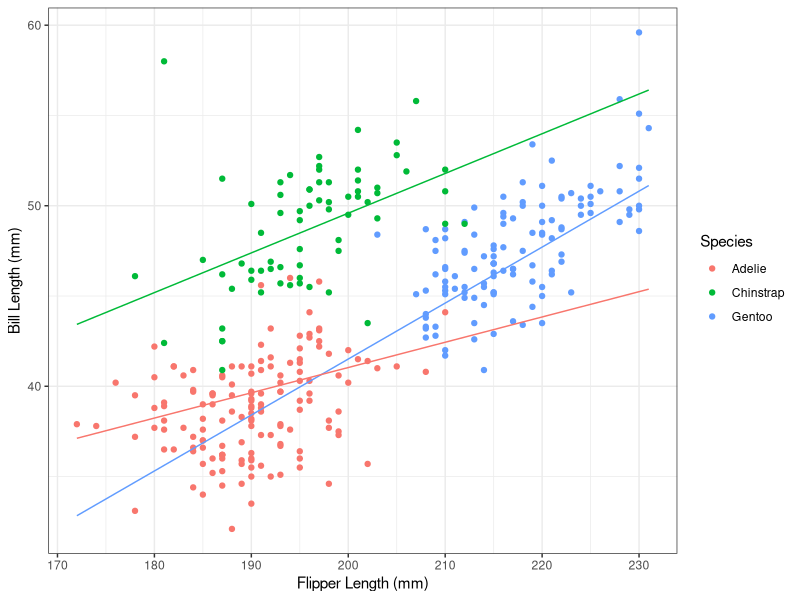
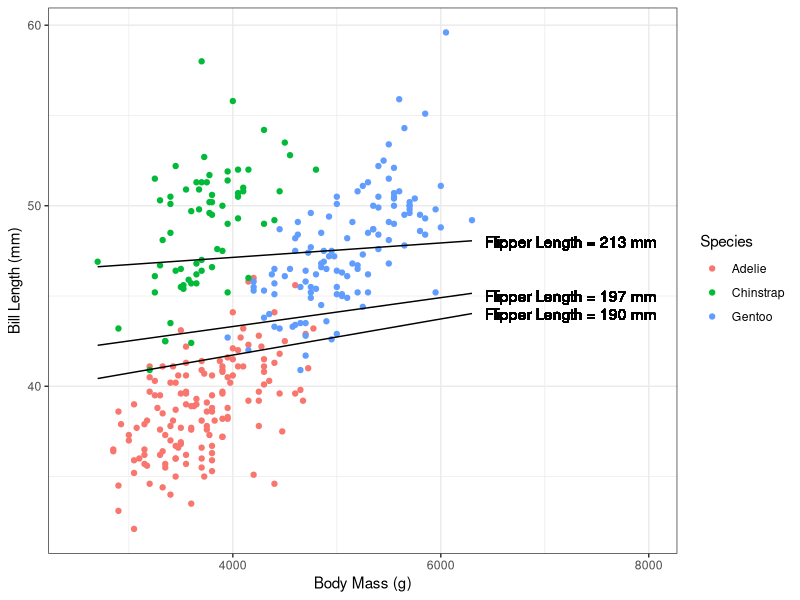
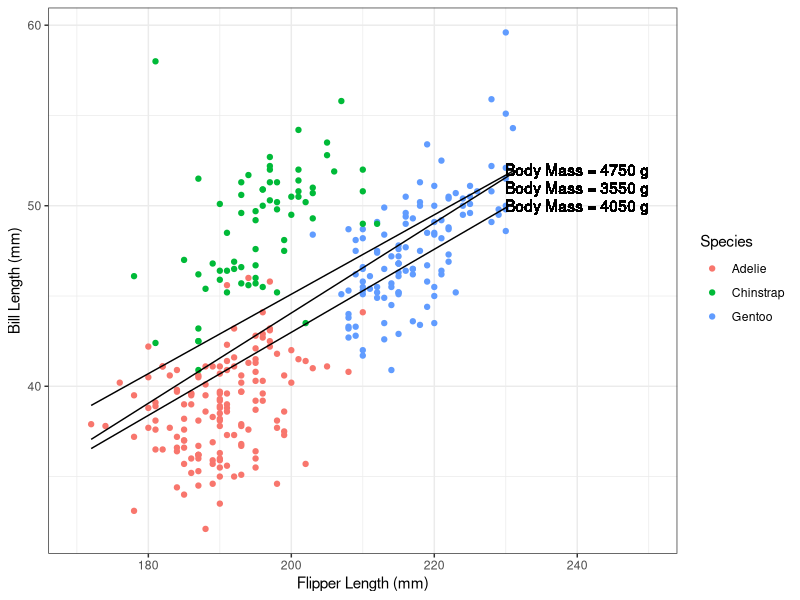

The R source for these figures, in order:
## ---- chunk 1
knitr::opts_chunk$set(echo = TRUE, warning = FALSE, message = FALSE, fig.path = "images")

library(tidyverse)
library(palmerpenguins)
library(fastDummies)

options(scipen = 1, digits = 4)

data <- as_tibble(na.omit((penguins %>% select(species,
                                      bill_length_mm,
                                      flipper_length_mm,
                                      body_mass_g,
                                      sex))))

data <- dummy_cols(data, select_columns = c("sex", "species"))
## ---- chunk 2
m1 <- lm(bill_length_mm ~ flipper_length_mm + species_Chinstrap + 
           species_Gentoo + species_Chinstrap:flipper_length_mm +
           species_Gentoo:flipper_length_mm, data = data)

coefficients(m1)
## ---- chunk 3
c1 <- coefficients(m1)
## ---- chunk 4
# generic model:
# c1[[1]] + c1[[2]]*flipper + c1[[3]]*chinstrap + c1[[4]]*gentoo + c1[[5]]*chinstrap*flipper + c1[[6]]*gentoo*flipper

# chinstraps
# c1[[1]] + c1[[2]]*flipper + c1[[3]]*1 + c1[[5]]*1*flipper 
# intercept: c1[[1]] + c1[[3]]*1 = 5.59
# slope for flipper: c1[[2]] + c1[[5]] = 0.22
  
# gentoo
# c1[[1]] + c1[[2]]*flipper + c1[[4]]*1 + c1[[6]]*1*flipper
# intercept: c1[[1]] +  c1[[4]]*1 = -20.49
# slope for flipper: c1[[2]] + c1[[6]] = 0.31

# adelie
# c1[[1]] + c1[[2]]*flipper 
# intercept: c1[[1]] = 13.04
# slope for flipper: c1[[2]] = 0.14
## ---- chunk 5
m2 <- lm(bill_length_mm ~ sex_male + species_Chinstrap +  species_Gentoo + 
         species_Chinstrap:sex_male + species_Gentoo:sex_male, data = data)

coefficients(m2)
## ---- chunk 6
c2 <- coefficients(m2)
## ---- chunk 7
c2 <- coefficients(m2)

# generic model:
# c2[[1]] + c2[[2]]*male + c2[[3]]*chinstrap + c2[[4]]*gentoo + c2[[5]]*male*Chinstrap + c2[[6]]*male*Gentoo

# chinstraps
# c2[[1]] + c2[[2]]*male + c2[[3]]*1 + c2[[5]]*male*1
# intercept: c2[[1]] + c2[[3]]*1 = 46.57
# slope for male: c2[[2]] + c2[[5]] = 4.52
  
# gentoo
# c2[[1]] + c2[[2]]*male + c2[[4]]*1 + c2[[6]]*male*1
# intercept: c2[[1]] +  c2[[4]]*1 = 45.56
# slope for male: c2[[2]] + c2[[6]] = 3.91

# adelie
# c2[[1]] + c2[[2]]*male 
# intercept: c2[[1]] = 37.26
# slope for male: c2[[2]] = 3.13
## ---- chunk 8
c2 <- coefficients(m2)

# generic model:
# c2[[1]] + c2[[2]]*male + c2[[3]]*chinstrap + c2[[4]]*gentoo + c2[[5]]*male*Chinstrap + c2[[6]]*male*Gentoo

# males
# c2[[1]] + c2[[2]]*1 + c2[[3]]*chinstrap + c2[[4]]*gentoo + c2[[5]]*1*Chinstrap + c2[[6]]*1*Gentoo
# intercept: c2[[1]] + c2[[2]]*1 = 40.39
# slope for Chinstrap: c2[[3]] + c2[[5]] = 10.70
# slope for Gentoo: c2[[4]] + c2[[6]] = 9.08
  
# females
# # c2[[1]] + c2[[3]]*chinstrap + c2[[4]]*gentoo 
# intercept: c2[[1]] = 37.26
# slope for Chinstrap: c2[[3]]  = 9.32
# slope for Gentoo: c2[[4]] = 8.31
## ---- chunk 9
m3 <- lm(bill_length_mm ~ flipper_length_mm + body_mass_g + flipper_length_mm:body_mass_g, 
         data = data)

coefficients(m3)
## ---- chunk 10
c3 <- coefficients(m3)
## ---- chunk 11
c3 <- coefficients(m3)

# generic model:
# c3[[1]] + c3[[2]]*flipper + c3[[3]]*body + c3[[4]]*body*flipper 

# quantile(data$flipper_length_mm, 0.25, na.rm = TRUE) = 190
# median(data$flipper_length_mm, na.rm = TRUE) = 197
# quantile(data$flipper_length_mm, 0.75, na.rm = TRUE) = 213

#25th percentile
# c3[[1]] + c3[[2]]*190 + c3[[3]]*body + c3[[4]]*body*190
# intercept: c3[[1]] + c3[[2]]*190 = 37.73
# slope for body: c3[[3]] + c3[[4]]*190 = 0.001

# median
# c3[[1]] + c3[[2]]*197 + c3[[3]]*body + c3[[4]]*body*197
# intercept: c3[[1]] + c3[[2]]*197 = 40.11
# slope for body: c3[[3]] + c3[[4]]*197 = 0.0008

# 75th percentile
# c3[[1]] + c3[[2]]*213 + c3[[3]]*body + c3[[4]]*body*213
# intercept: c3[[1]] + c3[[2]]*213 = 45.54
# slope for body: c3[[3]] + c3[[4]]*213 = 0.0004
## ---- chunk 12
c3 <- coefficients(m3)

# generic model:
# c3[[1]] + c3[[2]]*flipper + c3[[3]]*body + c3[[4]]*body*flipper 

# quantile(data$body_mass_g, 0.25, na.rm = TRUE) = 3550
# median(data$body_mass_g, na.rm = TRUE) = 4050
# quantile(data$body_mass_g, 0.75, na.rm = TRUE) = 4750

#25th percentile
# c3[[1]] + c3[[2]]*flipper + c3[[3]]*3550 + c3[[4]]*3550*flipper
# intercept: c3[[1]] + c3[[3]]*3550 = -5.936
# slope for flipper: c3[[2]] + c3[[4]]*3550 = 0.25

# median
# c3[[1]] + c3[[2]]*flipper + c3[[3]]*4050 + c3[[4]]*4050*flipper
# intercept: c3[[1]] + c3[[3]]*4050 = -3.01
# slope for flipper: c3[[2]] + c3[[4]]*4050 = 0.23

# 75th percentile
# c3[[1]] + c3[[2]]*flipper + c3[[3]]*4750 + c3[[4]]*4750*flipper
# intercept: c3[[1]] + c3[[3]]*4750 = 1.10
# slope for flipper: c3[[2]] + c3[[4]]*4750 = 0.22
## ---- chunk 13
summary(m1)[4]
## ---- chunk 14
full <- lm(bill_length_mm ~ flipper_length_mm + species_Chinstrap +  species_Gentoo + species_Chinstrap:flipper_length_mm +
           species_Gentoo:flipper_length_mm, data = data)

reduced <- lm(bill_length_mm ~ flipper_length_mm + species_Chinstrap + species_Gentoo, data = data)

anova(reduced, full)
## ---- chunk 15
summary(m1)[4]
## ---- chunk 16
summary(m2)[4]
## ---- chunk 17
full <- lm(bill_length_mm ~ sex_male + species_Chinstrap +  species_Gentoo + species_Chinstrap:sex_male +
           species_Gentoo:sex_male, data = data)

reduced <- lm(bill_length_mm ~ sex_male + species_Chinstrap + species_Gentoo, data = data)

anova(reduced, full)
## ---- chunk 18
summary(m3)[4]
## ---- chunk 19
data <- data %>% mutate(
          m1c = 5.59 + 0.22*data$flipper_length_mm,
          m1g = -20.49 + 0.31*data$flipper_length_mm,
          m1a = 13.04 + 0.14*data$flipper_length_mm
        )
## ---- chunk 20
p1 <- ggplot(data, aes(x=flipper_length_mm, y=bill_length_mm, color=species)) +
        geom_point() +
        geom_line(aes(y = m1c), color = "#00BA38", linetype = "solid") +
        geom_line(aes(y = m1g), color = "#619CFF", linetype = "solid") +
        geom_line(aes(y = m1a), color = "#F8766D", linetype = "solid") +
        xlab("Flipper Length (mm)") +
        ylab("Bill Length (mm)") +
        scale_color_discrete(name = "Species") +
        theme_bw() 
## ---- chunk 21
ggsave("/Volumes/GoogleDrive/My Drive/IAIA - SDSII/SDSII/lectures/images/w1l3fig1.png")
## ---- chunk 22
data <- data %>% mutate(
          m3f25 = 37.73 + 0.001*body_mass_g,
          m3f50 = 40.11 + 0.0008*body_mass_g,
          m3f75 = 45.54 + 0.0004*body_mass_g,
          m3bm25 = -5.94 + 0.25*flipper_length_mm,
          m3bm50 = -3.01 + 0.23*flipper_length_mm,
          m3bm75 = 1.10 + 0.22*flipper_length_mm
        )
## ---- chunk 23
p2 <- ggplot(data, aes(x=body_mass_g, y=bill_length_mm, color=species)) +
        geom_point() +
        geom_line(aes(y = m3f25), color = "black", linetype = "solid") +
        geom_text(aes(x = 7250, y = 44, label = "Flipper Length = 190 mm"), color="black", show.legend = FALSE) + 
        geom_line(aes(y = m3f50), color = "black", linetype = "solid") +
        geom_text(aes(x = 7250, y = 45, label = "Flipper Length = 197 mm"), color="black", show.legend = FALSE) + 
        geom_line(aes(y = m3f75), color = "black", linetype = "solid") +
        geom_text(aes(x = 7250, y = 48, label = "Flipper Length = 213 mm"), color="black", show.legend = FALSE) + 
        xlab("Body Mass (g)") + xlim(2500,8000) +
        ylab("Bill Length (mm)") +
        scale_color_discrete(name = "Species") +
        theme_bw() 
## ---- chunk 24
ggsave("/Volumes/GoogleDrive/My Drive/IAIA - SDSII/SDSII/lectures/images/w1l3fig2.png")
## ---- chunk 25
p3 <- ggplot(data, aes(x=flipper_length_mm, y=bill_length_mm, color=species)) +
        geom_point() +
        geom_line(aes(y = m3bm25), color = "black", linetype = "solid") +
        geom_text(aes(x = 240, y = 51, label = "Body Mass = 3550 g"), color="black", show.legend = FALSE) + 
        geom_line(aes(y = m3bm50), color = "black", linetype = "solid") +
        geom_text(aes(x = 240, y = 50, label = "Body Mass = 4050 g"), color="black", show.legend = FALSE) + 
        geom_line(aes(y = m3bm75), color = "black", linetype = "solid") +
        geom_text(aes(x = 240, y = 52, label = "Body Mass = 4750 g"), color="black", show.legend = FALSE) + 
        xlab("Flipper Length (mm)") + xlim(170, 250) +
        ylab("Bill Length (mm)") +
        scale_color_discrete(name = "Species") +
        theme_bw() 
## ---- chunk 26
ggsave("/Volumes/GoogleDrive/My Drive/IAIA - SDSII/SDSII/lectures/images/w1l3fig3.png")
